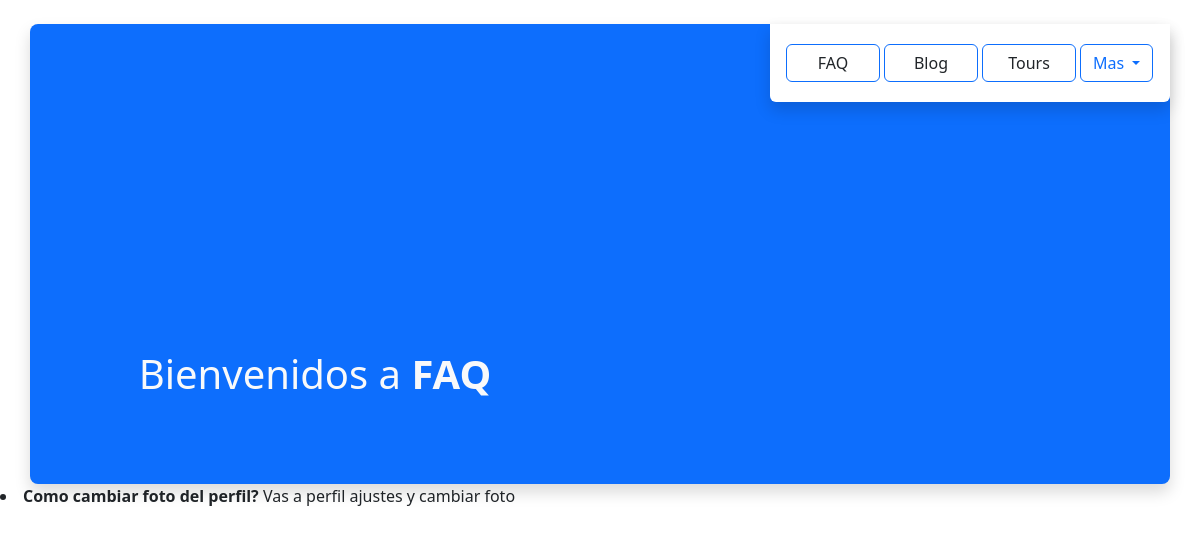
Screenshot of /faq/ with the database file from the repository.
### app/models.py (models this page shows)
class Faq(models.Model):
      question = models.CharField(max_length=100)
      answer = models.CharField(max_length=500)

### app/views.py (the view)
# urls.py: path('faq/', faq, name='faq'),
def faq(request):
    faq = Faq.objects.all()
    return render(request, 'app/faq.html', {'faq': faq})

### app/templates/app/faq.html (shortened to what this page needs)
<!doctype html>
<html lang="en">
  <head>
    <link href="https://cdn.jsdelivr.net/npm/bootstrap@5.3.0-alpha3/dist/css/bootstrap.min.css" rel="stylesheet">
  </head>
  <body>
      <header class='shadow mt-4 bg-primary rounded-3 position-relative d-flex text-light  container mt-1' style=' height: 460px   ' >
            <div class="start-0  rounded-3 position-absolute   w-50 text-center  top-50"
            style='height: 230px; width: 100px; ' >
              <h1 class='mt-5 p-5  text text'>Bienvenidos a <strong>FAQ</strong> </h1>
            </div>
            <div class=' position-absolute  end-0 shadow d-block rounded-bottom  bg-white justify-content-center    text-center'
            style='width: 25rem; height: 78px;' >
              <ul class=' container w-100  m-1 d-flex '>
                  <a class=' me-1 w-25 btn-outline-primary  bg-white btn mt-3  text-dark' href=' {% url 'app:faq' %}'>
                    FAQ
                  </a>
                  <a class=' me-1 w-25 btn-outline-primary bg-white btn mt-3  text-dark' href=' {% url 'app:blog' %}'>
                    Blog
                    </a>
                  <a class='me-1  w-25  btn-outline-primary bg-white btn mt-3  text-dark' href=' {% url 'app:tours' %}'>
                    Tours
                    </a>
                        <div class="btn-group me-2">
                        <button type="button" class="btn btn-white  mt-3 btn-outline-primary  dropdown-toggle" data-bs-toggle="dropdown" aria-expanded="false">
                          Mas
                        </button>
                        </div>
              </ul>
            </div>
          </header>
          {% for faq in faq %}
            <li><strong>{{faq.question}} </strong>
                  {{faq.answer}}
            </li>
          {% endfor %}
  </body>
</html>

### rows the page displays
Faq: question "Como cambiar foto del perfil?", answer "Vas a perfil ajustes y cambiar foto"
